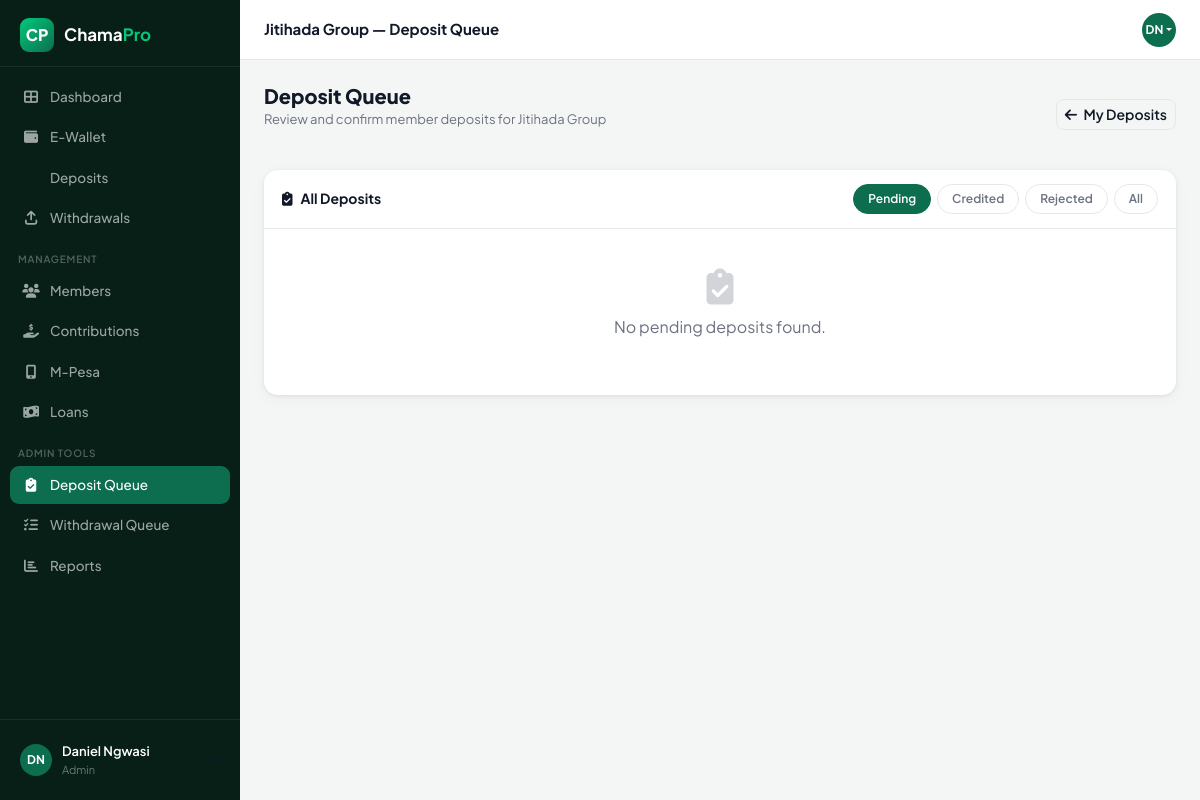
Page /wallets/2/admin/deposits/ (signed in) on the committed database.
### chamapro/models.py (models this page shows, shortened)
class User(AbstractUser):
    phone = models.CharField(max_length=30, unique=True, null=True, blank=True)
    national_id   = models.CharField(max_length=20, blank=True, null=True)
    kra_pin       = models.CharField(max_length=20, blank=True, null=True)
    bio           = models.TextField(blank=True, null=True)
    occupation    = models.CharField(max_length=100, blank=True, null=True)
    location      = models.CharField(max_length=100, blank=True, null=True)
    avatar        = models.ImageField(upload_to='avatars/', blank=True, null=True)
    bank_name     = models.CharField(max_length=100, blank=True, null=True)
    bank_account  = models.CharField(max_length=30, blank=True, null=True)
    mpesa_number  = models.CharField(max_length=20, blank=True, null=True)
    KYC_CHOICES = [
        ('unverified', 'Unverified'),
        ('pending',    'Pending Review'),
        ('verified',   'Verified'),
    ]
    kyc_status = models.CharField(max_length=20, choices=KYC_CHOICES, default='unverified')

class Membership(models.Model):
    ROLE_CHOICES = [
        ('admin',     'Admin'),
        ('treasurer', 'Treasurer'),
        ('secretary', 'Secretary'),
        ('member',    'Member'),
    ]
    chama     = models.ForeignKey(Chama, on_delete=models.CASCADE, related_name='memberships')
    user      = models.ForeignKey('User', on_delete=models.CASCADE, related_name='memberships')
    role      = models.CharField(max_length=30, choices=ROLE_CHOICES, default='member')
    joined_at = models.DateTimeField(default=timezone.now)
    active    = models.BooleanField(default=True)
    class Meta:
        unique_together = ('chama', 'user')

class Chama(models.Model):
    name = models.CharField(max_length=255)
    description = models.TextField(blank=True, null=True)
    created_by = models.ForeignKey(
        'User', null=True, blank=True, on_delete=models.SET_NULL, related_name='created_chamas'
    )
    currency = models.CharField(max_length=10, default='KES')
    contribution_amount = models.DecimalField(max_digits=12, decimal_places=2, default=0)
    contribution_day = models.PositiveSmallIntegerField(default=5)
    meeting_day = models.CharField(max_length=20, blank=True, null=True)
    settings = models.JSONField(default=dict, blank=True)
    is_active = models.BooleanField(default=True)
    created_at = models.DateTimeField(auto_now_add=True)

### wallets/views.py (the view)
# urls.py: path('<int:chama_id>/admin/deposits/',                            views.admin_deposits,  name='admin_deposits'),
@login_required
def admin_deposits(request, chama_id):
    chama      = get_object_or_404(Chama, pk=chama_id)
    membership = _get_membership(request.user, chama)
    if not _is_admin_or_manager(membership):
        messages.error(request, "Access denied.")
        return redirect('deposit_page', chama_id=chama_id)
    status_filter = request.GET.get('status', 'pending')
    deposits = Deposit.objects.filter(
        wallet__membership__chama=chama,
    ).select_related('wallet__membership__user', 'confirmed_by')
    if status_filter != 'all':
        deposits = deposits.filter(status=status_filter)
    deposits = deposits.order_by('-created_at')
    paginator = Paginator(deposits, 20)
    page_obj  = paginator.get_page(request.GET.get('page', 1))
    context = {
        'chama':         chama,
        'membership':    membership,
        'page_obj':      page_obj,
        'status_filter': status_filter,
        'active_chama':  chama,
        'is_admin':      True,
        'status_choices': Deposit.Status.choices,
    }
    return render(request, 'wallets/admin_deposits.html', context)

### chamapro/templates/wallets/admin_deposits.html (shortened to what this page needs)
{% load static humanize %}
<!DOCTYPE html>
<html lang="en">
<head>
  <link href="https://cdn.jsdelivr.net/npm/bootstrap@5.3.2/dist/css/bootstrap.min.css" rel="stylesheet">
  <link rel="stylesheet" href="https://cdnjs.cloudflare.com/ajax/libs/font-awesome/6.4.2/css/all.min.css">
</head>
<body>
<aside class="sidebar">
  <div class="sidebar-logo">
    <div class="logo-icon">CP</div>
    <div class="logo-text">Chama<span>Pro</span></div>
  </div>
  <nav style="flex:1;padding-bottom:8px;">
    <div class="nav-section">
      <div class="nav-item-wrap"><a href="{% url 'dashboard' %}" class="nav-link-cp"><i class="fas fa-th-large"></i> Dashboard</a></div>
      <div class="nav-item-wrap"><a href="{% url 'wallet_dashboard' chama.id %}" class="nav-link-cp"><i class="fas fa-wallet"></i> E-Wallet</a></div>
      <div class="nav-item-wrap"><a href="{% url 'deposit_page' chama.id %}" class="nav-link-cp"> Deposits</a></div>
      <div class="nav-item-wrap"><a href="{% url 'withdrawal_page' chama.id %}" class="nav-link-cp"><i class="fas fa-arrow-up-from-bracket"></i> Withdrawals</a></div>
    </div>
    <div class="nav-section">
      <div class="nav-section-label">Management</div>
      <div class="nav-item-wrap"><a href="{% url 'chama_members' chama.id %}" class="nav-link-cp"><i class="fas fa-users"></i> Members</a></div>
      <div class="nav-item-wrap"><a href="{% url 'contributions' chama.id %}" class="nav-link-cp"><i class="fas fa-hand-holding-dollar"></i> Contributions</a></div>
      <div class="nav-item-wrap"><a href="{% url 'mpesa_transactions' chama.id %}" class="nav-link-cp"><i class="fas fa-mobile-screen-button"></i> M-Pesa</a></div>
      <div class="nav-item-wrap"><a href="{% url 'loans' chama.id %}" class="nav-link-cp"><i class="fas fa-money-bill-wave"></i> Loans</a></div>
    </div>
    <div class="nav-section">
      <div class="nav-section-label">Admin Tools</div>
      <div class="nav-item-wrap"><a href="{% url 'admin_deposits' chama.id %}" class="nav-link-cp active"><i class="fas fa-clipboard-check"></i> Deposit Queue</a></div>
      <div class="nav-item-wrap"><a href="{% url 'admin_withdrawals' chama.id %}" class="nav-link-cp"><i class="fas fa-list-check"></i> Withdrawal Queue</a></div>
      <div class="nav-item-wrap"><a href="{% url 'reports' chama.id %}" class="nav-link-cp"><i class="fas fa-chart-bar"></i> Reports</a></div>
    </div>
  </nav>
  <div class="sidebar-footer">
    <div class="dropdown">
      <div class="sidebar-user dropdown-toggle" data-bs-toggle="dropdown">
        <div class="avatar">{{ request.user.first_name.0|upper }}{{ request.user.last_name.0|upper }}</div>
        <div style="flex:1;min-width:0;">
          <div class="user-name">{{ request.user.get_full_name|default:request.user.username }}</div>
          <div class="user-role">{{ membership.get_role_display }}</div>
        </div>
      </div>
    </div>
  </div>
</aside>
<header class="topbar">
  <span style="font-weight:700;font-size:15px;">{{ chama.name }} — Deposit Queue</span>
  <div class="topbar-right">
    <div class="dropdown">
      <div class="topbar-avatar dropdown-toggle" data-bs-toggle="dropdown">{{ request.user.first_name.0|upper }}{{ request.user.last_name.0|upper }}</div>
    </div>
  </div>
</header>
<div class="main-wrap">
  <div class="main-content">
    <div class="d-flex align-items-center justify-content-between mb-4">
      <div>
        <h1 class="page-title">Deposit Queue</h1>
        <p class="page-sub">Review and confirm member deposits for {{ chama.name }}</p>
      </div>
      <a href="{% url 'deposit_page' chama.id %}" class="btn btn-sm" style="background:#f3f6f4;color:var(--text);border-radius:8px;font-weight:600;border:1.5px solid var(--border);">
        <i class="fas fa-arrow-left me-1"></i> My Deposits
      </a>
    </div>
    <div class="card-cp">
      <div class="card-header-cp">
        <h6><i class="fas fa-clipboard-check me-2"></i>All Deposits</h6>
        <div class="filter-tabs">
          <a href="?status=pending" class="filter-tab {% if status_filter == 'pending' %}active{% endif %}">Pending</a>
          <a href="?status=credited" class="filter-tab {% if status_filter == 'credited' %}active{% endif %}">Credited</a>
          <a href="?status=rejected" class="filter-tab {% if status_filter == 'rejected' %}active{% endif %}">Rejected</a>
          <a href="?status=all" class="filter-tab {% if status_filter == 'all' %}active{% endif %}">All</a>
        </div>
      </div>
      {% if page_obj.object_list %}
      <div style="overflow-x:auto;">
        <table class="dep-table">
          <thead>
            <tr>
              <th>Member</th>
              <th>Source</th>
              <th>Amount</th>
              <th>Reference</th>
              <th>Proof</th>
              <th>Notes</th>
              <th>Status</th>
              <th>Date</th>
              <th>Actions</th>
            </tr>
          </thead>
          <tbody>
            {% for dep in page_obj %}
            <tr>
              <td>
                <div style="display:flex;align-items:center;gap:8px;">
                  <div class="member-avatar">{{ dep.wallet.membership.user.first_name.0|upper }}{{ dep.wallet.membership.user.last_name.0|upper }}</div>
                  <div>
                    <div style="font-weight:600;font-size:13px;">{{ dep.wallet.membership.user.get_full_name }}</div>
                    <div style="font-size:11px;color:var(--muted);">KES {{ dep.wallet.balance|floatformat:2|intcomma }} bal</div>
                  </div>
                </div>
              </td>
              <td>
                <div style="display:flex;align-items:center;gap:6px;">
                  <div class="source-icon {% if dep.source == 'mpesa' %}src-mpesa{% elif dep.source == 'cash' %}src-cash{% else %}src-bank{% endif %}">
                    <i class="fas {% if dep.source == 'mpesa' %}fa-mobile-screen-button{% elif dep.source == 'cash' %}fa-money-bill{% else %}fa-building-columns{% endif %}"></i>
                  </div>
                  {{ dep.get_source_display }}
                </div>
              </td>
              <td style="font-family:'DM Mono',monospace;font-weight:700;color:var(--brand);">KES {{ dep.amount|floatformat:2|intcomma }}</td>
              <td style="font-size:12px;color:var(--muted);">{{ dep.reference|default:"—" }}</td>
              <td>
                {% if dep.proof_file %}
                <a href="{{ dep.proof_file.url }}" class="proof-link" target="_blank"><i class="fas fa-file me-1"></i>View</a>
                {% else %}<span style="font-size:12px;color:var(--muted);">—</span>{% endif %}
              </td>
              <td style="font-size:12px;color:var(--muted);max-width:140px;white-space:nowrap;overflow:hidden;text-overflow:ellipsis;">{{ dep.notes|default:"—" }}</td>
              <td>
                <span class="badge-status
                  {% if dep.status == 'pending' %}badge-pending
                  {% elif dep.status == 'credited' %}badge-credited
                  {% elif dep.status == 'confirmed' %}badge-confirmed
                  {% else %}badge-rejected{% endif %}">
                  {{ dep.get_status_display }}
                </span>
              </td>
              <td style="font-size:12px;color:var(--muted);">{{ dep.created_at|date:"d M Y H:i" }}</td>
              <td>
                {% if dep.status == 'pending' %}
                <div style="display:flex;gap:6px;">
                  <form method="post" action="{% url 'confirm_deposit' chama.id dep.pk %}" style="display:inline;">
                    {% csrf_token %}
                    <button type="submit" class="btn-confirm" onclick="return confirm('Confirm and credit KES {{ dep.amount|floatformat:0 }} to {{ dep.wallet.membership.user.get_full_name }}?')">
                      <i class="fas fa-check me-1"></i>Confirm
                    </button>
                  </form>
                  <button class="btn-reject-sm" data-bs-toggle="modal" data-bs-target="#rejectModal{{ dep.pk }}">
                    <i class="fas fa-times"></i>
                  </button>
                </div>
                <div class="modal fade" id="rejectModal{{ dep.pk }}" tabindex="-1">
                  <div class="modal-dialog modal-dialog-centered">
                    <div class="modal-content" style="border-radius:14px;border:none;">
                      <div class="modal-header"><h5 class="modal-title" style="font-weight:700;">Reject Deposit #{{ dep.pk }}</h5><button type="button" class="btn-close" data-bs-dismiss="modal"></button></div>
                      <div class="modal-body">
                        <p style="font-size:13px;color:var(--muted);">KES {{ dep.amount|floatformat:2|intcomma }} from {{ dep.wallet.membership.user.get_full_name }}. This will NOT credit the wallet.</p>
                        <form method="post" action="{% url 'reject_deposit' chama.id dep.pk %}">
                          {% csrf_token %}
                          <label class="form-label-cp" style="font-size:13px;font-weight:600;">Reason for rejection</label>
                          <textarea name="reason" class="form-control" rows="3" placeholder="e.g. Reference not found in bank statement..." required style="border-radius:8px;font-size:13px;"></textarea>
                          <button type="submit" class="btn btn-danger w-100 mt-3" style="border-radius:8px;font-weight:700;">Reject Deposit</button>
                        </form>
                      </div>
                    </div>
                  </div>
                </div>
                {% else %}
                <span style="font-size:11px;color:var(--muted);">
                  {% if dep.confirmed_by %}by {{ dep.confirmed_by.get_full_name }}{% endif %}
                  {% if dep.confirmed_at %}<br>{{ dep.confirmed_at|date:"d M Y" }}{% endif %}
                </span>
                {% endif %}
              </td>
            </tr>
            {% endfor %}
          </tbody>
        </table>
      </div>
      {% if page_obj.has_other_pages %}
      <div style="padding:12px 16px;border-top:1px solid var(--border);display:flex;gap:6px;justify-content:center;">
        {% if page_obj.has_previous %}<a href="?status={{ status_filter }}&page={{ page_obj.previous_page_number }}" class="pag-btn">«</a>{% endif %}
        <span class="pag-btn active">{{ page_obj.number }} / {{ page_obj.paginator.num_pages }}</span>
        {% if page_obj.has_next %}<a href="?status={{ status_filter }}&page={{ page_obj.next_page_number }}" class="pag-btn">»</a>{% endif %}
      </div>
      {% endif %}
      {% else %}
      <div class="empty-state">
        <i class="fas fa-clipboard-check"></i>
        <p>No {% if status_filter != 'all' %}{{ status_filter }}{% endif %} deposits found.</p>
      </div>
      {% endif %}
    </div>
  </div>
</div>
</body>
</html>

### rows in the picture
User: user.first_name.0 "D", user.last_name.0 "N", user.get_full_name "Daniel Ngwasi"
Membership: role "Admin"
Chama: name "Jitihada Group"

### other values in the picture
{{ status_filter }} "pending"
